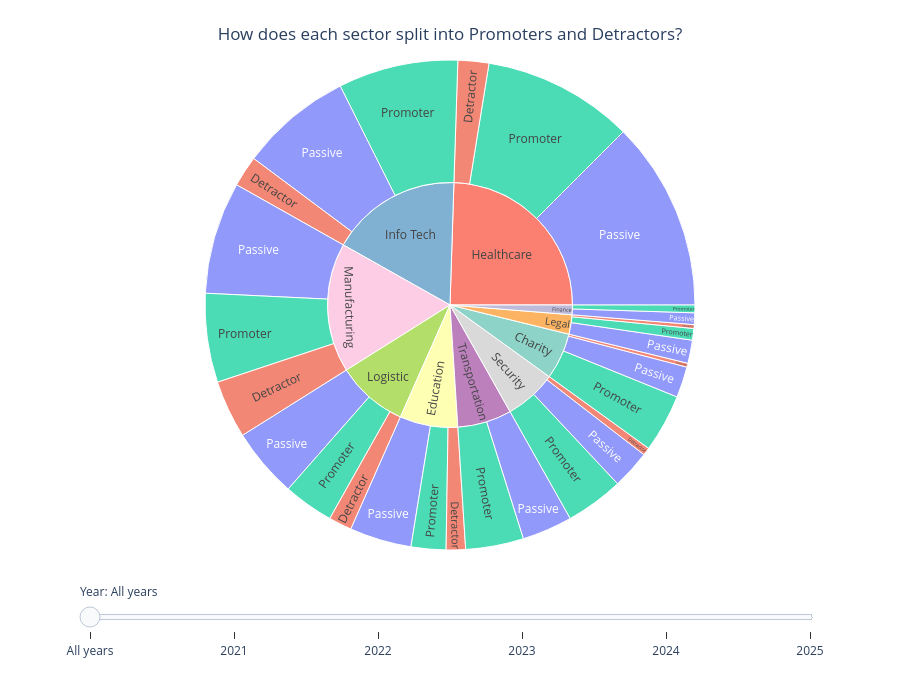

The code cell stored with this chart in its notebook:
### Code cell
"""
Plotly Express - Promoter / Passive / Detractor mix by sector (sunburst).

Interactive element: a year slider with an "All years" step.

Two rings, two different colour schemes:
    inner ring (SECTOR)       -> one colour per sector
    outer ring (nps_category) -> the Promoter / Passive / Detractor colours

px.sunburst() takes a single `color` column, so it cannot colour two levels from
two different maps on its own. The way round it is to build the figure with
px.sunburst() as normal, coloured by nps_category, then overwrite marker.colors
afterwards: a node whose label is a sector name takes its sector colour, and
every other node keeps the category colour px gave it.

px.sunburst() also has no animation_frame, so the year slider is built by
working out each year's node arrays up front and swapping them in with restyle
steps.
"""


def sunburst_zafran(data):
    """The px.sunburst for one slice of the data, with both colour schemes on it.

    Pulled out into its own function because the year slider needs the same
    figure built once per year.
    """
    counts = data.groupby(["SECTOR", "nps_category"]).size().reset_index(name="count")

    fig = px.sunburst(
        counts,
        path=["SECTOR", "nps_category"],       # inner ring, then outer ring
        values="count",
        color="nps_category",
        color_discrete_map=nps_colours_zafran,
    )
    # A node whose label is a sector name is on the inner ring. Everything else
    # is a Promoter / Passive / Detractor leaf and keeps the colour px gave it.
    fig.update_traces(marker={"colors": [
        sector_colours_zafran.get(label, nps_colours_zafran.get(label, "#CCCCCC"))
        for label in fig.data[0].labels
    ]})
    return fig


def fig_nps_mix_zafran(data, show_buttons=False):
    """Sunburst: how each sector's clients split into Promoters, Passives and Detractors.

    show_buttons=True adds the year slider inside the chart, which is what the
    notebook version uses. The dashboard leaves it off and drives the year from
    the filter bar instead, so one function serves both.
    """
    if data.empty:
        return blank_figure("No clients match these filters")

    fig = sunburst_zafran(data)

    # percentRoot rather than percentParent, because a sector node has no parent
    # and would read as a share of nothing.
    fig.update_traces(
        hovertemplate="<b>%{label}</b><br>%{value} client responses"
                      "<br>%{percentRoot:.1%} of the selection<extra></extra>")

    fig.update_layout(
        title={"text": "How does each sector split into Promoters and Detractors?",
               "x": 0.5, "xanchor": "center", "y": 0.96, "yanchor": "top"},
        # An explicit width for the notebook version. Left unset for the
        # dashboard so the chart fills whatever width its panel gives it.
        autosize=True,
        height=700 if show_buttons else DASH_CHART_HEIGHT + 40,
        # The year slider is drawn in the bottom margin rather than inside the
        # plot, so the notebook version has to reserve the room for it. At 80px
        # the year labels ran off the bottom of the canvas.
        margin={"t": 60, "b": 150 if show_buttons else 0},
    )

    if show_buttons:
        # One set of node arrays per year, so a slider step can swap the whole
        # ring in place.
        steps = []
        for option in ["All years"] + [str(y) for y in sorted(data["YEAR"].unique())]:
            subset = data if option == "All years" else data[data["YEAR"] == int(option)]
            trace = sunburst_zafran(subset).data[0]
            steps.append({
                "method": "restyle",
                "label": option,
                "args": [{"ids": [trace.ids], "labels": [trace.labels],
                          "parents": [trace.parents], "values": [trace.values],
                          "marker": [{"colors": list(trace.marker.colors)}]}],
            })
        fig.update_layout(
            sliders=[{"active": 0, "currentvalue": {"prefix": "Year: "},
                      "pad": {"t": 30}, "steps": steps}])

    return fig


fig_nps_mix_zafran(base_df_zafran, show_buttons=True).show()

### Figure 1 — Plotly figure (JSON) as saved in the notebook; plotly's stock layout.template omitted (floating-point values rounded to 4 significant figures)
{"data": [{"branchvalues": "total", "customdata": [["Detractor"], ["Passive"], ["Passive"], ["Passive"], ["Passive"], ["Promoter"], ["Promoter"], ["Detractor"], ["Promoter"], ["Detractor"], ["Promoter"], ["Passive"], ["Promoter"], ["Passive"], ["Promoter"], ["Detractor"], ["Detractor"], ["Passive"], ["Promoter"], ["Promoter"], ["Passive"], ["Passive"], ["Passive"], ["Detractor"], ["Detractor"], ["Detractor"], ["Promoter"], ["Promoter"], ["(?)"], ["(?)"], ["(?)"], ["(?)"], ["(?)"], ["(?)"], ["(?)"], ["(?)"], ["(?)"], ["(?)"]], "domain": {"x": [0, 1], "y": [0, 1]}, "hovertemplate": "<b>%{label}</b><br>%{value} client responses<br>%{percentRoot:.1%} of the selection<extra></extra>", "ids": ["Charity/Detractor", "Transportation/Passive", "Logistic/Passive", "Healthcare/Passive", "Charity/Passive", "Legal/Promoter", "Finance/Promoter", "Info Tech/Detractor", "Logistic/Promoter", "Legal/Detractor", "Charity/Promoter", "Info Tech/Passive", "Security/Promoter", "Manufacturing/Passive", "Healthcare/Promoter", "Education/Detractor", "Manufacturing/Detractor", "Education/Passive", "Info Tech/Promoter", "Manufacturing/Promoter", "Legal/Passive", "Security/Passive", "Finance/Passive", "Security/Detractor", "Logistic/Detractor", "Healthcare/Detractor", "Education/Promoter", "Transportation/Promoter", "Charity", "Education", "Finance", "Healthcare", "Info Tech", "Legal", "Logistic", "Manufacturing", "Security", "Transportation"], "labels": ["Detractor", "Passive", "Passive", "Passive", "Passive", "Promoter", "Promoter", "Detractor", "Promoter", "Detractor", "Promoter", "Passive", "Promoter", "Passive", "Promoter", "Detractor", "Detractor", "Passive", "Promoter", "Promoter", "Passive", "Passive", "Passive", "Detractor", "Detractor", "Detractor", "Promoter", "Promoter", "Charity", "Education", "Finance", "Healthcare", "Info Tech", "Legal", "Logistic", "Manufacturing", "Security", "Transportation"], "marker": {"colors": ["#EF553B", "#636EFA", "#636EFA", "#636EFA", "#636EFA", "#00CC96", "#00CC96", "#EF553B", "#00CC96", "#EF553B", "#00CC96", "#636EFA", "#00CC96", "#636EFA", "#00CC96", "#EF553B", "#EF553B", "#636EFA", "#00CC96", "#00CC96", "#636EFA", "#636EFA", "#636EFA", "#EF553B", "#EF553B", "#EF553B", "#00CC96", "#00CC96", "rgb(141,211,199)", "rgb(255,255,179)", "rgb(190,186,218)", "rgb(251,128,114)", "rgb(128,177,211)", "rgb(253,180,98)", "rgb(179,222,105)", "rgb(252,205,229)", "rgb(217,217,217)", "rgb(188,128,189)"]}, "name": "", "parents": ["Charity", "Transportation", "Logistic", "Healthcare", "Charity", "Legal", "Finance", "Info Tech", "Logistic", "Legal", "Charity", "Info Tech", "Security", "Manufacturing", "Healthcare", "Education", "Manufacturing", "Education", "Info Tech", "Manufacturing", "Legal", "Security", "Finance", "Security", "Logistic", "Healthcare", "Education", "Transportation", "", "", "", "", "", "", "", "", "", ""], "type": "sunburst", "values": [1, 13, 18, 49, 8, 3, 2, 8, 13, 1, 15, 29, 15, 29, 39, 5, 15, 16, 31, 23, 6, 10, 3, 2, 6, 8, 9, 15, 24, 30, 5, 96, 68, 10, 37, 67, 27, 28]}], "layout": {"autosize": true, "height": 700, "legend": {"tracegroupgap": 0}, "margin": {"b": 150, "t": 60}, "sliders": [{"active": 0, "currentvalue": {"prefix": "Year: "}, "pad": {"t": 30}, "steps": [{"args": [{"ids": [["Charity/Detractor", "Transportation/Passive", "Logistic/Passive", "Healthcare/Passive", "Charity/Passive", "Legal/Promoter", "Finance/Promoter", "Info Tech/Detractor", "Logistic/Promoter", "Legal/Detractor", "Charity/Promoter", "Info Tech/Passive", "Security/Promoter", "Manufacturing/Passive", "Healthcare/Promoter", "Education/Detractor", "Manufacturing/Detractor", "Education/Passive", "Info Tech/Promoter", "Manufacturing/Promoter", "Legal/Passive", "Security/Passive", "Finance/Passive", "Security/Detractor", "Logistic/Detractor", "Healthcare/Detractor", "Education/Promoter", "Transportation/Promoter", "Charity", "Education", "Finance", "Healthcare", "Info Tech", "Legal", "Logistic", "Manufacturing", "Security", "Transportation"]], "labels": [["Detractor", "Passive", "Passive", "Passive", "Passive", "Promoter", "Promoter", "Detractor", "Promoter", "Detractor", "Promoter", "Passive", "Promoter", "Passive", "Promoter", "Detractor", "Detractor", "Passive", "Promoter", "Promoter", "Passive", "Passive", "Passive", "Detractor", "Detractor", "Detractor", "Promoter", "Promoter", "Charity", "Education", "Finance", "Healthcare", "Info Tech", "Legal", "Logistic", "Manufacturing", "Security", "Transportation"]], "marker": [{"colors": ["#EF553B", "#636EFA", "#636EFA", "#636EFA", "#636EFA", "#00CC96", "#00CC96", "#EF553B", "#00CC96", "#EF553B", "#00CC96", "#636EFA", "#00CC96", "#636EFA", "#00CC96", "#EF553B", "#EF553B", "#636EFA", "#00CC96", "#00CC96", "#636EFA", "#636EFA", "#636EFA", "#EF553B", "#EF553B", "#EF553B", "#00CC96", "#00CC96", "rgb(141,211,199)", "rgb(255,255,179)", "rgb(190,186,218)", "rgb(251,128,114)", "rgb(128,177,211)", "rgb(253,180,98)", "rgb(179,222,105)", "rgb(252,205,229)", "rgb(217,217,217)", "rgb(188,128,189)"]}], "parents": [["Charity", "Transportation", "Logistic", "Healthcare", "Charity", "Legal", "Finance", "Info Tech", "Logistic", "Legal", "Charity", "Info Tech", "Security", "Manufacturing", "Healthcare", "Education", "Manufacturing", "Education", "Info Tech", "Manufacturing", "Legal", "Security", "Finance", "Security", "Logistic", "Healthcare", "Education", "Transportation", "", "", "", "", "", "", "", "", "", ""]], "values": [[1, 13, 18, 49, 8, 3, 2, 8, 13, 1, 15, 29, 15, 29, 39, 5, 15, 16, 31, 23, 6, 10, 3, 2, 6, 8, 9, 15, 24, 30, 5, 96, 68, 10, 37, 67, 27, 28]]}], "label": "All years", "method": "restyle"}, {"args": [{"ids": [["Manufacturing/Detractor", "Healthcare/Passive", "Manufacturing/Passive", "Healthcare/Detractor", "Info Tech/Detractor", "Charity/Passive", "Info Tech/Passive", "Logistic/Passive", "Security/Passive", "Healthcare/Promoter", "Manufacturing/Promoter", "Finance/Passive", "Transportation/Passive", "Transportation/Promoter", "Charity", "Finance", "Healthcare", "Info Tech", "Logistic", "Manufacturing", "Security", "Transportation"]], "labels": [["Detractor", "Passive", "Passive", "Detractor", "Detractor", "Passive", "Passive", "Passive", "Passive", "Promoter", "Promoter", "Passive", "Passive", "Promoter", "Charity", "Finance", "Healthcare", "Info Tech", "Logistic", "Manufacturing", "Security", "Transportation"]], "marker": [{"colors": ["#EF553B", "#636EFA", "#636EFA", "#EF553B", "#EF553B", "#636EFA", "#636EFA", "#636EFA", "#636EFA", "#00CC96", "#00CC96", "#636EFA", "#636EFA", "#00CC96", "rgb(141,211,199)", "rgb(190,186,218)", "rgb(251,128,114)", "rgb(128,177,211)", "rgb(179,222,105)", "rgb(252,205,229)", "rgb(217,217,217)", "rgb(188,128,189)"]}], "parents": [["Manufacturing", "Healthcare", "Manufacturing", "Healthcare", "Info Tech", "Charity", "Info Tech", "Logistic", "Security", "Healthcare", "Manufacturing", "Finance", "Transportation", "Transportation", "", "", "", "", "", "", "", ""]], "values": [[2, 6, 4, 2, 1, 2, 3, 1, 1, 1, 2, 1, 1, 2, 2, 1, 9, 4, 1, 8, 1, 3]]}], "label": "2021", "method": "restyle"}, {"args": [{"ids": [["Charity/Passive", "Finance/Promoter", "Security/Passive", "Healthcare/Detractor", "Logistic/Promoter", "Healthcare/Promoter", "Transportation/Passive", "Manufacturing/Passive", "Legal/Passive", "Healthcare/Passive", "Security/Promoter", "Manufacturing/Promoter", "Info Tech/Passive", "Charity/Promoter", "Manufacturing/Detractor", "Info Tech/Promoter", "Logistic/Detractor", "Logistic/Passive", "Charity", "Finance", "Healthcare", "Info Tech", "Legal", "Logistic", "Manufacturing", "Security", "Transportation"]], "labels": [["Passive", "Promoter", "Passive", "Detractor", "Promoter", "Promoter", "Passive", "Passive", "Passive", "Passive", "Promoter", "Promoter", "Passive", "Promoter", "Detractor", "Promoter", "Detractor", "Passive", "Charity", "Finance", "Healthcare", "Info Tech", "Legal", "Logistic", "Manufacturing", "Security", "Transportation"]], "marker": [{"colors": ["#636EFA", "#00CC96", "#636EFA", "#EF553B", "#00CC96", "#00CC96", "#636EFA", "#636EFA", "#636EFA", "#636EFA", "#00CC96", "#00CC96", "#636EFA", "#00CC96", "#EF553B", "#00CC96", "#EF553B", "#636EFA", "rgb(141,211,199)", "rgb(190,186,218)", "rgb(251,128,114)", "rgb(128,177,211)", "rgb(253,180,98)", "rgb(179,222,105)", "rgb(252,205,229)", "rgb(217,217,217)", "rgb(188,128,189)"]}], "parents": [["Charity", "Finance", "Security", "Healthcare", "Logistic", "Healthcare", "Transportation", "Manufacturing", "Legal", "Healthcare", "Security", "Manufacturing", "Info Tech", "Charity", "Manufacturing", "Info Tech", "Logistic", "Logistic", "", "", "", "", "", "", "", "", ""]], "values": [[1, 1, 1, 2, 2, 2, 3, 4, 1, 7, 1, 3, 3, 2, 3, 3, 1, 2, 3, 1, 11, 6, 1, 5, 10, 2, 3]]}], "label": "2022", "method": "restyle"}, {"args": [{"ids": [["Legal/Detractor", "Info Tech/Promoter", "Healthcare/Passive", "Logistic/Passive", "Charity/Promoter", "Education/Detractor", "Logistic/Promoter", "Manufacturing/Detractor", "Charity/Passive", "Education/Passive", "Info Tech/Passive", "Manufacturing/Promoter", "Manufacturing/Passive", "Security/Passive", "Education/Promoter", "Healthcare/Promoter", "Legal/Passive", "Finance/Passive", "Security/Detractor", "Info Tech/Detractor", "Transportation/Passive", "Transportation/Promoter", "Charity", "Education", "Finance", "Healthcare", "Info Tech", "Legal", "Logistic", "Manufacturing", "Security", "Transportation"]], "labels": [["Detractor", "Promoter", "Passive", "Passive", "Promoter", "Detractor", "Promoter", "Detractor", "Passive", "Passive", "Passive", "Promoter", "Passive", "Passive", "Promoter", "Promoter", "Passive", "Passive", "Detractor", "Detractor", "Passive", "Promoter", "Charity", "Education", "Finance", "Healthcare", "Info Tech", "Legal", "Logistic", "Manufacturing", "Security", "Transportation"]], "marker": [{"colors": ["#EF553B", "#00CC96", "#636EFA", "#636EFA", "#00CC96", "#EF553B", "#00CC96", "#EF553B", "#636EFA", "#636EFA", "#636EFA", "#00CC96", "#636EFA", "#636EFA", "#00CC96", "#00CC96", "#636EFA", "#636EFA", "#EF553B", "#EF553B", "#636EFA", "#00CC96", "rgb(141,211,199)", "rgb(255,255,179)", "rgb(190,186,218)", "rgb(251,128,114)", "rgb(128,177,211)", "rgb(253,180,98)", "rgb(179,222,105)", "rgb(252,205,229)", "rgb(217,217,217)", "rgb(188,128,189)"]}], "parents": [["Legal", "Info Tech", "Healthcare", "Logistic", "Charity", "Education", "Logistic", "Manufacturing", "Charity", "Education", "Info Tech", "Manufacturing", "Manufacturing", "Security", "Education", "Healthcare", "Legal", "Finance", "Security", "Info Tech", "Transportation", "Transportation", "", "", "", "", "", "", "", "", "", ""]], "values": [[1, 4, 10, 5, 3, 1, 2, 2, 1, 2, 10, 3, 8, 3, 1, 9, 1, 1, 1, 1, 3, 2, 4, 4, 1, 19, 15, 2, 7, 13, 4, 5]]}], "label": "2023", "method": "restyle"}, {"args": [{"ids": [["Charity/Detractor", "Transportation/Passive", "Info Tech/Passive", "Education/Passive", "Healthcare/Promoter", "Info Tech/Detractor", "Logistic/Promoter", "Charity/Passive", "Charity/Promoter", "Legal/Passive", "Security/Promoter", "Manufacturing/Passive", "Info Tech/Promoter", "Education/Detractor", "Logistic/Detractor", "Finance/Passive", "Legal/Promoter", "Manufacturing/Promoter", "Logistic/Passive", "Security/Passive", "Healthcare/Passive", "Manufacturing/Detractor", "Healthcare/Detractor", "Education/Promoter", "Transportation/Promoter", "Charity", "Education", "Finance", "Healthcare", "Info Tech", "Legal", "Logistic", "Manufacturing", "Security", "Transportation"]], "labels": [["Detractor", "Passive", "Passive", "Passive", "Promoter", "Detractor", "Promoter", "Passive", "Promoter", "Passive", "Promoter", "Passive", "Promoter", "Detractor", "Detractor", "Passive", "Promoter", "Promoter", "Passive", "Passive", "Passive", "Detractor", "Detractor", "Promoter", "Promoter", "Charity", "Education", "Finance", "Healthcare", "Info Tech", "Legal", "Logistic", "Manufacturing", "Security", "Transportation"]], "marker": [{"colors": ["#EF553B", "#636EFA", "#636EFA", "#636EFA", "#00CC96", "#EF553B", "#00CC96", "#636EFA", "#00CC96", "#636EFA", "#00CC96", "#636EFA", "#00CC96", "#EF553B", "#EF553B", "#636EFA", "#00CC96", "#00CC96", "#636EFA", "#636EFA", "#636EFA", "#EF553B", "#EF553B", "#00CC96", "#00CC96", "rgb(141,211,199)", "rgb(255,255,179)", "rgb(190,186,218)", "rgb(251,128,114)", "rgb(128,177,211)", "rgb(253,180,98)", "rgb(179,222,105)", "rgb(252,205,229)", "rgb(217,217,217)", "rgb(188,128,189)"]}], "parents": [["Charity", "Transportation", "Info Tech", "Education", "Healthcare", "Info Tech", "Logistic", "Charity", "Charity", "Legal", "Security", "Manufacturing", "Info Tech", "Education", "Logistic", "Finance", "Legal", "Manufacturing", "Logistic", "Security", "Healthcare", "Manufacturing", "Healthcare", "Education", "Transportation", "", "", "", "", "", "", "", "", "", ""]], "values": [[1, 2, 4, 7, 9, 4, 4, 3, 3, 1, 8, 5, 10, 3, 3, 1, 2, 7, 4, 1, 15, 5, 3, 3, 6, 7, 13, 1, 27, 18, 3, 11, 17, 9, 8]]}], "label": "2024", "method": "restyle"}, {"args": [{"ids": [["Info Tech/Detractor", "Legal/Promoter", "Finance/Promoter", "Charity/Passive", "Transportation/Passive", "Info Tech/Passive", "Education/Detractor", "Logistic/Promoter", "Healthcare/Promoter", "Charity/Promoter", "Security/Promoter", "Manufacturing/Passive", "Legal/Passive", "Education/Passive", "Logistic/Detractor", "Security/Passive", "Healthcare/Passive", "Education/Promoter", "Security/Detractor", "Manufacturing/Detractor", "Info Tech/Promoter", "Healthcare/Detractor", "Manufacturing/Promoter", "Logistic/Passive", "Transportation/Promoter", "Charity", "Education", "Finance", "Healthcare", "Info Tech", "Legal", "Logistic", "Manufacturing", "Security", "Transportation"]], "labels": [["Detractor", "Promoter", "Promoter", "Passive", "Passive", "Passive", "Detractor", "Promoter", "Promoter", "Promoter", "Promoter", "Passive", "Passive", "Passive", "Detractor", "Passive", "Passive", "Promoter", "Detractor", "Detractor", "Promoter", "Detractor", "Promoter", "Passive", "Promoter", "Charity", "Education", "Finance", "Healthcare", "Info Tech", "Legal", "Logistic", "Manufacturing", "Security", "Transportation"]], "marker": [{"colors": ["#EF553B", "#00CC96", "#00CC96", "#636EFA", "#636EFA", "#636EFA", "#EF553B", "#00CC96", "#00CC96", "#00CC96", "#00CC96", "#636EFA", "#636EFA", "#636EFA", "#EF553B", "#636EFA", "#636EFA", "#00CC96", "#EF553B", "#EF553B", "#00CC96", "#EF553B", "#00CC96", "#636EFA", "#00CC96", "rgb(141,211,199)", "rgb(255,255,179)", "rgb(190,186,218)", "rgb(251,128,114)", "rgb(128,177,211)", "rgb(253,180,98)", "rgb(179,222,105)", "rgb(252,205,229)", "rgb(217,217,217)", "rgb(188,128,189)"]}], "parents": [["Info Tech", "Legal", "Finance", "Charity", "Transportation", "Info Tech", "Education", "Logistic", "Healthcare", "Charity", "Security", "Manufacturing", "Legal", "Education", "Logistic", "Security", "Healthcare", "Education", "Security", "Manufacturing", "Info Tech", "Healthcare", "Manufacturing", "Logistic", "Transportation", "", "", "", "", "", "", "", "", "", ""]], "values": [[2, 1, 1, 1, 4, 9, 1, 5, 18, 7, 6, 8, 3, 7, 2, 4, 11, 5, 1, 3, 14, 1, 8, 6, 5, 8, 13, 1, 30, 25, 4, 13, 19, 11, 9]]}], "label": "2025", "method": "restyle"}]}], "title": {"text": "How does each sector split into Promoters and Detractors?", "x": 0.5, "xanchor": "center", "y": 0.96, "yanchor": "top"}}}
